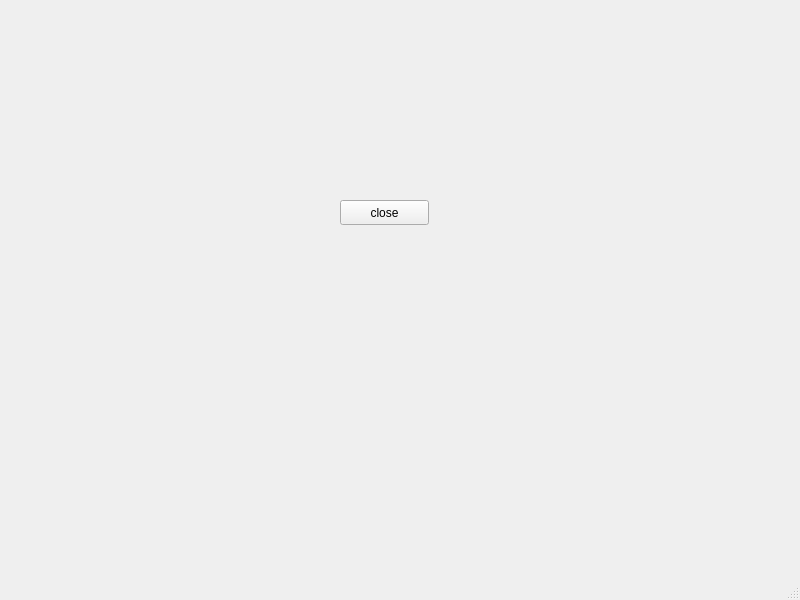
<?xml version="1.0" encoding="UTF-8"?>
<ui version="4.0">
 <class>MainWindow</class>
 <widget class="QMainWindow" name="MainWindow">
  <property name="geometry">
   <rect>
    <x>0</x>
    <y>0</y>
    <width>800</width>
    <height>600</height>
   </rect>
  </property>
  <property name="windowTitle">
   <string>MainWindow</string>
  </property>
  <widget class="QWidget" name="centralwidget">
   <widget class="QPushButton" name="pushButton">
    <property name="geometry">
     <rect>
      <x>340</x>
      <y>200</y>
      <width>89</width>
      <height>25</height>
     </rect>
    </property>
    <property name="text">
     <string>close</string>
    </property>
   </widget>
  </widget>
  <widget class="QMenuBar" name="menubar">
   <property name="geometry">
    <rect>
     <x>0</x>
     <y>0</y>
     <width>800</width>
     <height>22</height>
    </rect>
   </property>
  </widget>
  <widget class="QStatusBar" name="statusbar"/>
 </widget>
 <resources/>
 <connections>
  <connection>
   <sender>pushButton</sender>
   <signal>clicked()</signal>
   <receiver>MainWindow</receiver>
   <slot>close()</slot>
   <hints>
    <hint type="sourcelabel">
     <x>378</x>
     <y>237</y>
    </hint>
    <hint type="destinationlabel">
     <x>498</x>
     <y>117</y>
    </hint>
   </hints>
  </connection>
 </connections>
</ui>
